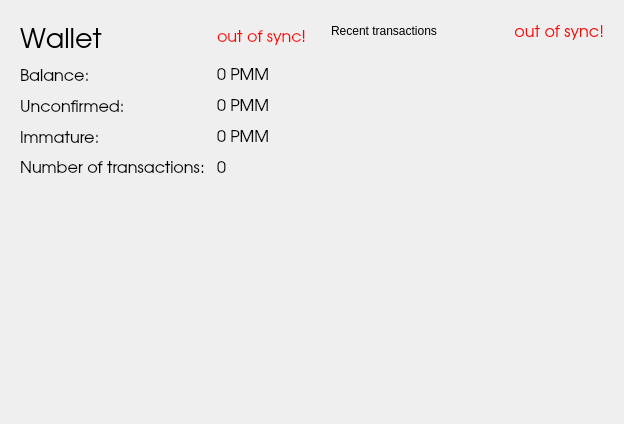
<?xml version="1.0" encoding="UTF-8"?>
<ui version="4.0">
 <class>OverviewPage</class>
 <widget class="QWidget" name="OverviewPage">
  <property name="geometry">
   <rect>
    <x>0</x>
    <y>0</y>
    <width>624</width>
    <height>424</height>
   </rect>
  </property>
  <property name="windowTitle">
   <string>Form</string>
  </property>
  <property name="styleSheet">
   <string notr="true"/>
  </property>
  <layout class="QHBoxLayout" name="horizontalLayout" stretch="1,1">
   <item>
    <layout class="QVBoxLayout" name="verticalLayout_2">
     <item>
      <widget class="QFrame" name="frame">
       <property name="frameShape">
        <enum>QFrame::NoFrame</enum>
       </property>
       <property name="frameShadow">
        <enum>QFrame::Raised</enum>
       </property>
       <layout class="QVBoxLayout" name="verticalLayout_4">
        <item>
         <layout class="QFormLayout" name="formLayout_2">
          <property name="fieldGrowthPolicy">
           <enum>QFormLayout::AllNonFixedFieldsGrow</enum>
          </property>
          <property name="horizontalSpacing">
           <number>12</number>
          </property>
          <property name="verticalSpacing">
           <number>12</number>
          </property>
          <item row="1" column="0">
           <widget class="QLabel" name="label">
            <property name="font">
             <font>
              <family>URW Gothic L</family>
              <pointsize>12</pointsize>
              <weight>50</weight>
              <italic>false</italic>
              <bold>false</bold>
             </font>
            </property>
            <property name="text">
             <string>Balance:</string>
            </property>
           </widget>
          </item>
          <item row="1" column="1">
           <widget class="QLabel" name="labelBalance">
            <property name="font">
             <font>
              <family>URW Gothic L</family>
              <pointsize>12</pointsize>
              <weight>50</weight>
              <italic>false</italic>
              <bold>false</bold>
             </font>
            </property>
            <property name="cursor">
             <cursorShape>IBeamCursor</cursorShape>
            </property>
            <property name="toolTip">
             <string>Your current balance</string>
            </property>
            <property name="text">
             <string notr="true">0 PMM</string>
            </property>
            <property name="textInteractionFlags">
             <set>Qt::LinksAccessibleByMouse|Qt::TextSelectableByKeyboard|Qt::TextSelectableByMouse</set>
            </property>
           </widget>
          </item>
          <item row="2" column="0">
           <widget class="QLabel" name="label_3">
            <property name="font">
             <font>
              <family>URW Gothic L</family>
              <pointsize>12</pointsize>
              <weight>50</weight>
              <italic>false</italic>
              <bold>false</bold>
             </font>
            </property>
            <property name="text">
             <string>Unconfirmed:</string>
            </property>
           </widget>
          </item>
          <item row="2" column="1">
           <widget class="QLabel" name="labelUnconfirmed">
            <property name="font">
             <font>
              <family>URW Gothic L</family>
              <pointsize>12</pointsize>
              <weight>50</weight>
              <italic>false</italic>
              <bold>false</bold>
             </font>
            </property>
            <property name="cursor">
             <cursorShape>IBeamCursor</cursorShape>
            </property>
            <property name="toolTip">
             <string>Total of transactions that have yet to be confirmed, and do not yet count toward the current balance</string>
            </property>
            <property name="text">
             <string notr="true">0 PMM</string>
            </property>
            <property name="textInteractionFlags">
             <set>Qt::LinksAccessibleByMouse|Qt::TextSelectableByKeyboard|Qt::TextSelectableByMouse</set>
            </property>
           </widget>
          </item>
          <item row="4" column="0">
           <widget class="QLabel" name="label_2">
            <property name="font">
             <font>
              <family>URW Gothic L</family>
              <pointsize>12</pointsize>
              <weight>50</weight>
              <italic>false</italic>
              <bold>false</bold>
             </font>
            </property>
            <property name="text">
             <string>Number of transactions:</string>
            </property>
           </widget>
          </item>
          <item row="4" column="1">
           <widget class="QLabel" name="labelNumTransactions">
            <property name="font">
             <font>
              <family>URW Gothic L</family>
              <pointsize>12</pointsize>
              <weight>50</weight>
              <italic>false</italic>
              <bold>false</bold>
             </font>
            </property>
            <property name="toolTip">
             <string>Total number of transactions in wallet</string>
            </property>
            <property name="text">
             <string notr="true">0</string>
            </property>
           </widget>
          </item>
          <item row="3" column="0">
           <widget class="QLabel" name="labelImmatureText">
            <property name="font">
             <font>
              <family>URW Gothic L</family>
              <pointsize>12</pointsize>
              <weight>50</weight>
              <italic>false</italic>
              <bold>false</bold>
             </font>
            </property>
            <property name="text">
             <string>Immature:</string>
            </property>
           </widget>
          </item>
          <item row="3" column="1">
           <widget class="QLabel" name="labelImmature">
            <property name="font">
             <font>
              <family>URW Gothic L</family>
              <pointsize>12</pointsize>
              <weight>50</weight>
              <italic>false</italic>
              <bold>false</bold>
             </font>
            </property>
            <property name="toolTip">
             <string>Mined balance that has not yet matured</string>
            </property>
            <property name="text">
             <string notr="true">0 PMM</string>
            </property>
            <property name="textInteractionFlags">
             <set>Qt::LinksAccessibleByMouse|Qt::TextSelectableByKeyboard|Qt::TextSelectableByMouse</set>
            </property>
           </widget>
          </item>
          <item row="0" column="0">
           <widget class="QLabel" name="label_6">
            <property name="font">
             <font>
              <family>URW Gothic L</family>
              <pointsize>20</pointsize>
              <weight>3</weight>
              <italic>false</italic>
              <bold>false</bold>
             </font>
            </property>
            <property name="styleSheet">
             <string notr="true">font: 25 20pt &quot;URW Gothic L&quot;;</string>
            </property>
            <property name="text">
             <string>Wallet</string>
            </property>
           </widget>
          </item>
          <item row="0" column="1">
           <widget class="QLabel" name="labelWalletStatus">
            <property name="font">
             <font>
              <family>URW Gothic L</family>
              <pointsize>12</pointsize>
              <weight>50</weight>
              <italic>false</italic>
              <bold>false</bold>
             </font>
            </property>
            <property name="styleSheet">
             <string notr="true">QLabel { color: red; }</string>
            </property>
            <property name="text">
             <string>out of sync!</string>
            </property>
           </widget>
          </item>
         </layout>
        </item>
       </layout>
      </widget>
     </item>
    </layout>
   </item>
   <item>
    <layout class="QVBoxLayout" name="verticalLayout_3">
     <item>
      <widget class="QFrame" name="frame_2">
       <property name="styleSheet">
        <string notr="true">border-color: rgb(255, 255, 255);
font: 25 12pt &quot;URW Gothic L&quot;;
border-top-color: rgb(255, 255, 255);
border-right-color: rgb(255, 255, 255);
border-left-color: rgb(255, 255, 255);</string>
       </property>
       <property name="frameShape">
        <enum>QFrame::NoFrame</enum>
       </property>
       <property name="frameShadow">
        <enum>QFrame::Raised</enum>
       </property>
       <layout class="QVBoxLayout" name="verticalLayout">
        <item>
         <layout class="QHBoxLayout" name="horizontalLayout_2">
          <item>
           <widget class="QLabel" name="label_4">
            <property name="styleSheet">
             <string notr="true">font: 25 13pt &quot;URW Gothic L&quot;;</string>
            </property>
            <property name="text">
             <string>Recent transactions</string>
            </property>
           </widget>
          </item>
          <item>
           <widget class="QLabel" name="labelTransactionsStatus">
            <property name="font">
             <font>
              <family>URW Gothic L</family>
              <pointsize>12</pointsize>
              <weight>3</weight>
              <italic>false</italic>
              <bold>false</bold>
             </font>
            </property>
            <property name="toolTip">
             <string>The displayed information may be out of date. Your wallet automatically synchronizes with the momentum-beta network after a connection is established, but this process has not completed yet.</string>
            </property>
            <property name="styleSheet">
             <string notr="true">QLabel { color: red; }</string>
            </property>
            <property name="text">
             <string notr="true">out of sync!</string>
            </property>
            <property name="alignment">
             <set>Qt::AlignRight|Qt::AlignTrailing|Qt::AlignVCenter</set>
            </property>
           </widget>
          </item>
         </layout>
        </item>
        <item>
         <widget class="QListView" name="listTransactions">
          <property name="sizePolicy">
           <sizepolicy hsizetype="Expanding" vsizetype="MinimumExpanding">
            <horstretch>0</horstretch>
            <verstretch>0</verstretch>
           </sizepolicy>
          </property>
          <property name="styleSheet">
           <string notr="true">QListView { background: transparent; }</string>
          </property>
          <property name="frameShape">
           <enum>QFrame::NoFrame</enum>
          </property>
          <property name="verticalScrollBarPolicy">
           <enum>Qt::ScrollBarAsNeeded</enum>
          </property>
          <property name="horizontalScrollBarPolicy">
           <enum>Qt::ScrollBarAlwaysOff</enum>
          </property>
          <property name="selectionMode">
           <enum>QAbstractItemView::NoSelection</enum>
          </property>
         </widget>
        </item>
       </layout>
      </widget>
     </item>
    </layout>
   </item>
  </layout>
 </widget>
 <resources/>
 <connections/>
</ui>
